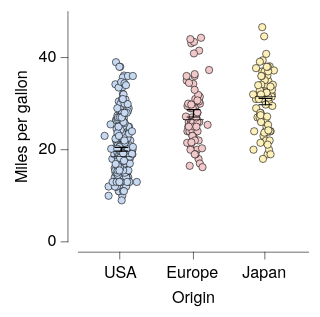

Write a Vega-Lite specification for this figure.
### Vega-Lite specification from a JSON file in a GitHub repository (floating-point values rounded to 4 significant figures; data arrays with more than 128 entries replaced by an {"elided": "..."} marker saying what was removed)
{"background": null, "config": {"arc": {"fill": "#DBDBDB", "fillOpacity": 1.0, "innerRadius": 25.0, "padAngle": 0.03, "stroke": "black", "strokeOpacity": 1, "strokeWidth": 0.25}, "area": {"fill": "#DBDBDB", "fillOpacity": 1.0, "stroke": "black", "strokeOpacity": 1, "strokeWidth": 0.25}, "axis": {"domain": true, "domainCap": "round", "domainColor": "black", "domainWidth": 0.25, "grid": false, "gridCap": "round", "gridColor": "#F1F1F1", "gridDash": [0, 0], "gridOpacity": 1.0, "gridWidth": 0.25, "labelColor": "black", "labelFont": "HelveticaNeue", "labelFontSize": 7, "labelFontStyle": "normal", "labelFontWeight": 400, "offset": 4.5, "ticks": true, "tickCap": "round", "tickColor": "black", "tickSize": 3, "tickWidth": 0.25, "titleColor": "black", "titleFont": "HelveticaNeue", "titleFontSize": 7, "titleFontStyle": "normal", "titleFontWeight": 400}, "axisX": {"domain": true, "labelAlign": "center", "labelAngle": 0, "labels": true, "ticks": true, "translate": 0}, "axisY": {"domain": true, "labelAlign": "right", "labelAngle": 0, "labels": true, "ticks": true, "translate": 0}, "axisRight": {"domain": true, "labelAlign": "left", "labelAngle": 0, "labels": true, "ticks": true, "translate": 0}, "axisTop": {"domain": true, "labelAlign": "center", "labelAngle": 0, "labels": true, "ticks": true, "translate": 0}, "bar": {"fill": "#DBDBDB", "fillOpacity": 1.0, "stroke": "black", "strokeOpacity": 1, "strokeWidth": 0.25}, "boxplot": {"size": 9.0, "ticks": {"cornerRadius": 0.25, "fill": "black", "size": 4.5, "thickness": 0.25}, "box": {"fillOpacity": 1.0, "stroke": "black", "strokeOpacity": 1, "strokeWidth": 0.25}, "median": {"fill": "black", "fillOpacity": 1.0, "size": 9.0, "thickness": 0.25}, "rule": {"fill": "black", "fillOpacity": 1.0, "size": 10.0, "stroke": "black", "strokeDash": [0, 0], "strokeOpacity": 1, "strokeWidth": 0.25}, "outliers": {"color": "black", "fill": "black", "fillOpacity": 1.0, "size": 0, "stroke": "black", "strokeOpacity": 1, "strokeWidth": 0.25}}, "circle": {"fill": "black", "fillOpacity": 1.0, "size": 0.5, "stroke": "black", "strokeOpacity": 1, "strokeWidth": 0.25}, "errorband": {"band": {"fillOpacity": 0.6, "stroke": null, "strokeWidth": 0.25, "strokeOpacity": 1}, "borders": {"opacity": 0, "strokeOpacity": 0.25, "strokeWidth": 1}}, "errorbar": {"opacity": 1, "rule": {"strokeDash": [0, 0], "strokeWidth": 0.5}, "ticks": {"color": "black", "cornerRadius": 0.25, "opacity": 1, "size": 6.0, "thickness": 0.5}, "thickness": 0.5}, "font": "HelveticaNeue", "geoshape": {"fill": "#DBDBDB", "fillOpacity": 1.0, "stroke": "black", "strokeOpacity": 1, "strokeWidth": 0.25}, "header": {"labelColor": "black", "labelFont": "HelveticaNeue", "labelFontSize": 7, "labelFontStyle": "normal", "labelFontWeight": 400, "titleColor": "black", "titleFont": "HelveticaNeue", "titleFontSize": 7, "titleFontStyle": "normal", "titleFontWeight": 400, "titlePadding": 0}, "legend": {"disable": false, "offset": 4.5, "gradientLength": 50.0, "gradientThickness": 5.0, "gradientOpacity": 1.0, "gradientStrokeColor": "black", "gradientStrokeWidth": 0.25, "labelColor": "black", "labelFont": "HelveticaNeue", "labelFontSize": 7, "labelFontStyle": "normal", "labelFontWeight": 400, "strokeColor": "black", "strokeWidth": 0, "symbolSize": 42, "symbolStrokeColor": "black", "symbolStrokeWidth": 0.25, "titleColor": "black", "titleFont": "HelveticaNeue", "titleFontSize": 7, "titleFontStyle": "normal", "titleFontWeight": 400}, "line": {"color": "black", "stroke": "black", "strokeCap": "round", "strokeDash": [0, 0], "strokeOpacity": 1, "strokeWidth": 0.375}, "point": {"filled": true, "fill": "#DBDBDB", "fillOpacity": 1.0, "size": 5.0, "stroke": "black", "strokeOpacity": 1, "strokeWidth": 0.25}, "range": {"category": ["#C6D9F1", "#F1C9CB", "#FEF0B9", "#CEE37A", "#7AA8E0", "#E589A3", "#FDDD5D", "#68B961", "#4177B1", "#C35082", "#E5C227", "#438156"], "diverging": {"scheme": ["#C35082", "#CE6D94", "#D989A7", "#E2A4BA", "#EABFCE", "#F1DBE2", "#F6F6F6", "#D7E0EB", "#B9CBE0", "#9BB6D5", "#7DA1C9", "#5F8CBD", "#4177B1"]}, "heatmap": {"scheme": ["#DFE9F7", "#C6D9F1", "#ADC8EC", "#94B8E6", "#7AA8E0", "#6097DA", "#4D87CA", "#4177B1", "#386898", "#2F597F", "#264A69", "#1D3A58"]}, "ordinal": {"scheme": ["#F1F1F1", "#DBDBDB", "#C6C6C6", "#B2B2B2", "#9D9D9D", "#898989", "#767676", "#636363", "#515151", "#404040", "#2F2F2F", "#1F1F1F"]}, "ramp": {"scheme": ["#DFE9F7", "#C6D9F1", "#ADC8EC", "#94B8E6", "#7AA8E0", "#6097DA", "#4D87CA", "#4177B1", "#386898", "#2F597F", "#264A69", "#1D3A58"]}}, "rule": {"color": "black", "stroke": "black", "strokeCap": "round", "strokeDash": [2, 2], "strokeOpacity": 1, "strokeWidth": 0.25}, "scale": {"bandPaddingInner": 0.1, "bandPaddingOuter": 0.1, "round": false}, "rect": {"fill": "#DBDBDB", "fillOpacity": 1.0, "stroke": "black", "strokeOpacity": 1, "strokeWidth": 0.25}, "square": {"fill": "#DBDBDB", "fillOpacity": 1.0, "size": 10.0, "stroke": "black", "strokeOpacity": 1, "strokeWidth": 0.25}, "text": {"color": "black", "font": "HelveticaNeue", "fontSize": 7, "fontStyle": "normal", "fontWeight": 400}, "title": {"anchor": "middle", "frame": "group", "color": "black", "font": "HelveticaNeue", "fontSize": 7, "fontStyle": "normal", "fontWeight": 400, "subtitleColor": "black", "subtitleFont": "HelveticaNeue", "subtitleFontSize": "HelveticaNeue", "subtitleFontStyle": "normal", "subtitleFontWeight": 400}, "view": {"continuousWidth": 100, "continuousHeight": 100, "discreteWidth": 100, "discreteHeight": 100, "fill": null, "stroke": null, "strokeWidth": 0.25}}, "layer": [{"data": {"name": "data-5a85ede2053d4aec77293cfb476ae07b"}, "mark": {"type": "circle", "opacity": 1.0, "size": 10.0}, "encoding": {"color": {"field": "Origin", "legend": null, "sort": ["USA", "Europe", "Japan"], "title": null, "type": "nominal"}, "x": {"axis": {}, "field": "Origin", "sort": ["USA", "Europe", "Japan"], "title": "Origin", "type": "nominal"}, "xOffset": {"field": "jitter_x", "scale": {"domain": [-7.33, 7.33], "range": [5.17, 19.83]}, "type": "quantitative"}, "y": {"field": "Miles_per_Gallon", "title": "Miles per gallon", "type": "quantitative"}}}, {"data": {"name": "data-64e7897fd8423deef5c97d660b6d3367"}, "mark": {"type": "errorbar"}, "encoding": {"x": {"axis": {}, "field": "Origin", "sort": ["USA", "Europe", "Japan"], "title": "Origin", "type": "nominal"}, "y": {"field": "__mean", "title": "Miles per gallon", "type": "quantitative"}, "yError": {"field": "__error"}}}, {"data": {"name": "data-5a85ede2053d4aec77293cfb476ae07b"}, "mark": {"type": "boxplot", "box": {"fillOpacity": 0, "strokeOpacity": 0}, "outliers": {"opacity": 0}, "rule": {"strokeOpacity": 0}, "ticks": false}, "encoding": {"x": {"axis": {}, "field": "Origin", "sort": ["USA", "Europe", "Japan"], "title": "Origin", "type": "nominal"}, "y": {"field": "Miles_per_Gallon", "title": "Miles per gallon", "type": "quantitative"}}}], "$schema": "https://vega.github.io/schema/vega-lite/v6.4.1.json", "datasets": {"data-5a85ede2053d4aec77293cfb476ae07b": {"elided": "398 records"}, "data-64e7897fd8423deef5c97d660b6d3367": [{"Origin": "USA", "__mean": 20.08, "__error": 0.4058, "__dysonsphere__": 1}, {"Origin": "Japan", "__mean": 30.45, "__error": 0.6852, "__dysonsphere__": 1}, {"Origin": "Europe", "__mean": 27.89, "__error": 0.8037, "__dysonsphere__": 1}]}}
